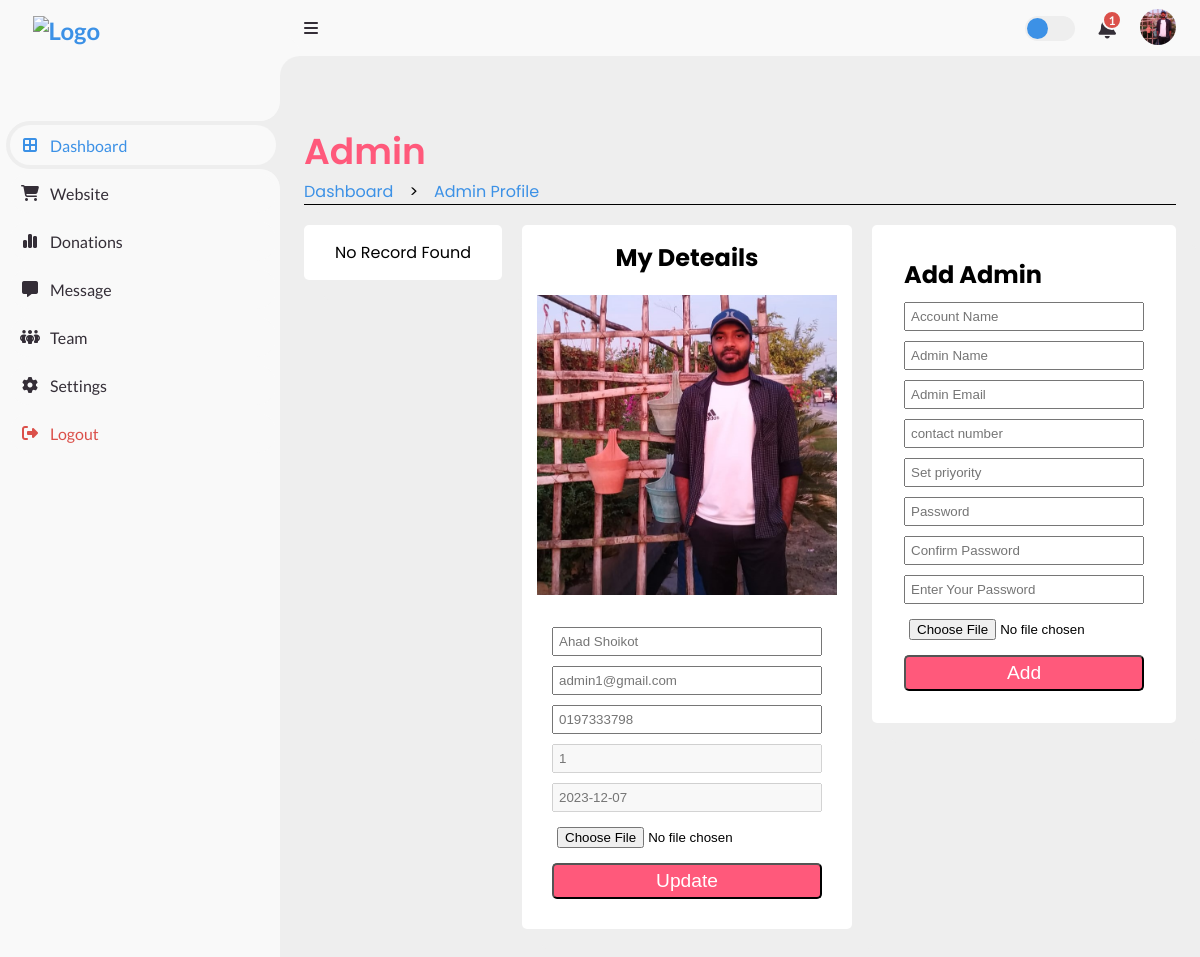
/Root/Admin_Side/Dash/Admin/ADMIN_PROFILE.php (signed in), run on the app's committed database.
### tables this page shows
CREATE TABLE `admin_list` (
  `admin_id` int(11) NOT NULL,
  `acc_id` int(11) NOT NULL,
  `admin_name` varchar(30) DEFAULT NULL,
  `admin_contact` varchar(30) DEFAULT NULL,
  `admin_priyority` int(11) DEFAULT NULL,
  `admin_image` varchar(255) DEFAULT NULL
);

CREATE TABLE `accounts` (
  `acc_id` int(11) NOT NULL,
  `acc_name` varchar(30) NOT NULL,
  `acc_pass` varchar(255) NOT NULL,
  `acc_email` varchar(30) NOT NULL,
  `role` varchar(10) NOT NULL,
  `acc_join_date` date NOT NULL
);

### Root/Admin_Side/Dash/Admin/ADMIN_PROFILE_BE.php (called while the page is built, shortened)
<?php
    include('/xampp/htdocs/DBMS_Project_Organized_One/Includes/db_con.php');
    if (isset($_SESSION['acc_id']) && isset($_SESSION['role'])) {
        $acc_id = $_SESSION['acc_id'];
        $sql = "SELECT u.acc_name, u.acc_join_date, u.acc_email, d.admin_contact, d.admin_name, d.admin_priyority, d.admin_image FROM accounts AS u LEFT JOIN admin_list AS d ON u.acc_id = d.acc_id WHERE u.acc_id = $acc_id";
        $result = mysqli_query($con, $sql);
            if (mysqli_num_rows($result) == 1) {
                $row = mysqli_fetch_array($result);
                $admin_name = $row['admin_name'];
                $acc_join_date = $row['acc_join_date'];
                $acc_email = $row['acc_email'];
                $admin_contact = $row['admin_contact'];
                $admin_priyority = $row['admin_priyority'];
                $admin_image = $row['admin_image'];
            } else {
                echo "Failed to fetch data";
            }
        } else {
            echo "Error to load session";
    }
?>

### Root/Admin_Side/Dash/Admin/ADMIN_PROFILE.php (the view, shortened to what this page needs)
<?php
  include('/xampp/htdocs/DBMS_Project_Organized_One/Root/Admin_Side/Dash/Admin/ADMIN_PROFILE_BE.php');
?>
<!DOCTYPE html>
<html lang="en">
  <head>
    <link rel="stylesheet" href="https://cdnjs.cloudflare.com/ajax/libs/font-awesome/6.4.0/css/all.min.css"/>
    <link href="https://cdn.jsdelivr.net/npm/remixicon@3.5.0/fonts/remixicon.css" rel="stylesheet"/>
    <link rel="stylesheet" href="https://cdn.jsdelivr.net/npm/swiper@10/swiper-bundle.min.css"/>
    <link href='https://unpkg.com/boxicons@2.1.4/css/boxicons.min.css' rel='stylesheet'>
    <link rel="stylesheet" href="/Root/Admin_Side/Dash/Admin/ADMIN_PROFILE_STYLE.css" />
  </head>
  <body>
    <section class="sidebar">
      <a href="/Root/Admin_Side/Dash/ADMIN_DASH.php" class="logo">
        <img src="/Root/Landing_Page/LOGO_NoBackground.png" alt="Logo" />
      </a>
      <ul class="side-menu top">
        <li class="active">
          <a href="/Root/Admin_Side/Dash/ADMIN_DASH.php" class="nav-link">
            <i class="fas fa-border-all"></i>
            <span class="text">Dashboard</span>
          </a>
        </li>
        <li>
          <a href="/Root/Admin_Side/website/HOME.php" class="nav-link">
            <i class="fas fa-shopping-cart"></i>
            <span class="text">Website</span>
          </a>
        </li>
        <li>
          <a href="/Root/Admin_Side/Donation/DONATION_DASH.php" class="nav-link">
            <i class="fas fa-chart-simple"></i>
            <span class="text">Donations</span>
          </a>
        </li>
        <li>
          <a href="#" class="nav-link">
            <i class="fas fa-message"></i>
            <span class="text">Message</span>
          </a>
        </li>
        <li>
          <a href="/Root/Admin_Side/Dash/Admin/ADMIN_PROFILE.php" class="nav-link">
            <i class="fas fa-people-group"></i>
            <span class="text">Team</span>
          </a>
        </li>
        <li>
          <a href="#">
            <i class="fas fa-cog"></i>
            <span class="text">Settings</span>
          </a>
        </li>
        <li>
          <a href="/Includes/logout.php" class="logout">
            <i class="fas fa-right-from-bracket"></i>
            <span class="text">Logout</span>
          </a>
        </li>
      </ul>
    </section>
    <section class="content">
      <nav>
        <i class="fas fa-bars menu-btn"></i>
        <label for="switch-mode" class="switch-mode"></label>
        <a href="#" class="notification">
          <span class="num">1</span>
        </a>
        <a href="#" class="profile">
          <img src="<?php echo $admin_image ?>" alt="profile" />
        </a>
      </nav>
      <main>
        <div class="head-title">
            <div class="left">
                <h1>Admin</h1>
                <ul class="breadcrumb">
                  <li>
                    <a class="active" href="/Root/Admin_Side/Dash/ADMIN_DASH.php">Dashboard</a>
                  </li>
                  <li>></li>
                  <li>
                    <a class="active" href="#">Admin Profile</a>
                  </li>
					      </ul>
            </div>
        </div>
        <div class="container">
          <div class="box st st">
              <?php
                  include('/xampp/htdocs/DBMS_Project_Organized_One/Root/Admin_Side/Dash/Admin/FETCH_ADMINS.php');
              ?>
          </div>
          <div class="box st">
                <h1>My Deteails</h1>
              <div>
                  <img src="<?php echo $admin_image ?>" alt="User Image">
              </div>
              <form action="/Root/Admin_Side/Dash/Admin/UPDATE_ADMIN_BE.php" method="POST" enctype="multipart/form-data">
                  <input type="text" name="admin_name" placeholder="<?php echo $admin_name ?>">
                  <input type="text" name="acc_email" placeholder="<?php echo $acc_email ?>">
                  <input type="text" name="admin_contact" placeholder="<?php echo $admin_contact ?>">
                  <input type="text" name="admin_priyority" placeholder="<?php echo $admin_priyority ?>" disabled>
                  <input type="text" name="acc_join_date" placeholder="<?php echo $acc_join_date ?>" disabled>
                  <input type="file" name="image" accept="image/*">
                  <button type="submit" name="submit1">Update</button>
              </form>
          </div>
          <div class="box nd">
            <h1>Add Admin</h1>
            <div>
              <form action="/Root/Admin_Side/Dash/Admin/NEW_ADDMIN_BE.php" method="POST" enctype="multipart/form-data">
                  <input type="text" name="acc_name" placeholder="Account Name" required>
                  <input type="text" name="admin_name" placeholder="Admin Name" required>
                  <input type="text" name="acc_email" placeholder="Admin Email" required>
                  <input type="text" name="admin_contact" placeholder="contact number" required>
                  <input type="text" name="admin_priyority" placeholder="Set priyority" required>
                  <input type="password" name="acc_pass" placeholder="Password" required>
                  <input type="password" name="con_pass" placeholder="Confirm Password" required>
                  <input type="password" name = "Admin_pass" placeholder="Enter Your Password" required>
                  <input type="file" name="image" accept="image/*">
                  <button type="submit" name="submit2">Add</button>
              </form>
            </div>
          </div>
        </div>
      </main>
    </section>
  </body>
</html>

### data on the page
admin_list: admin_image (picture), admin_name "Ahad Shoikot", acc_email "admin1@gmail.com", admin_contact "0197333798", admin_priyority "1", acc_join_date "2023-12-07"
